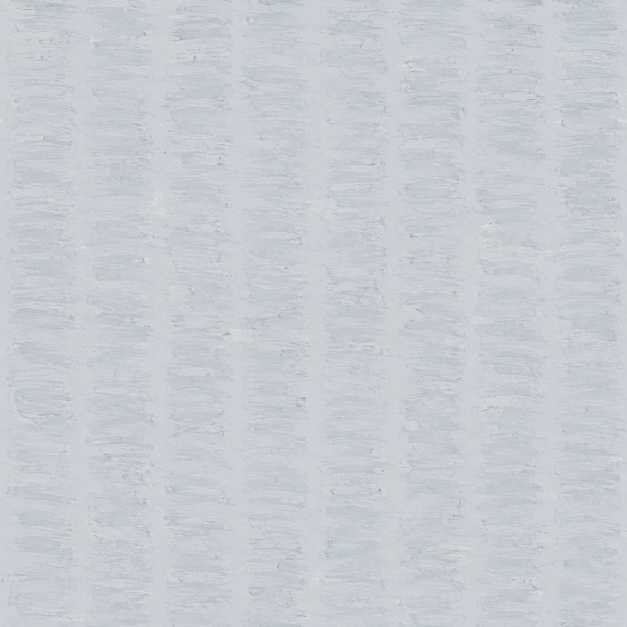
#> input picture design/references/env-backdrop-a/atlas-source.png, 1254 x 1254 px (shown at 1/2 size)
$ python profile-rubble-texture.py ../design/references/env-backdrop-a/atlas-source.png
#> lines starting #> are read from the running program, lines starting #| are printed output that depends on the picture
"""Read-only seam and perspective measurements. Requires Pillow and numpy."""
import argparse
import hashlib
import json
from pathlib import Path
import numpy as np
from PIL import Image

parser = argparse.ArgumentParser()
parser.add_argument('image')
parser.add_argument('--output')
args = parser.parse_args()
a = np.asarray(Image.open(args.image).convert('RGB'), dtype=float)
h, w, _ = a.shape
#> h = 1254; w = 1254
# Boundary pairs are compared channel-by-channel, without alignment or repair.
lr = float(np.abs(a[:, 0] - a[:, -1]).mean())
#> lr = 2.45
tb = float(np.abs(a[0] - a[-1]).mean())
#> tb = 5.31
luma = a @ np.array([.2126, .7152, .0722])
# Average horizontal power over 16 independent horizontal bands. Restrict to
# broad cobble structure (3..24 cycles per width); brush grain is not a stone.
periods = []
for band in np.array_split(luma, 16):
    centred = band - band.mean(axis=1, keepdims=True)
    power = (np.abs(np.fft.rfft(centred * np.hanning(w), axis=1)) ** 2).mean(axis=0)
    k = int(np.argmax(power[3:25])) + 3
    # Sub-bin peak position avoids turning a slow perspective drift into steps.
    p = np.log(np.maximum(power[k-1:k+2], 1e-12))
    offset = .5 * (p[0] - p[2]) / (p[0] - 2*p[1] + p[2])
    offset = float(np.clip(offset, -.5, .5))
    periods.append(float(w / (k + offset)))
#> this loop made 16 passes
#> (p, offset) on passes 1 to 12: ([13, 13.94, 13.06], 0.0186), ([12.31, 13.12, 12.09], -0.0607), ([12.75, 13.34, 12.63], -0.0451), ([12.41, 13.42, 12.36], -0.0108), ([12.67, 13.5, 12.78], 0.0369), ([12.44, 13.32, 12.56], 0.0361), ([12.35, 13.02, 12.16], -0.064), ([12.48, 13.61, 13.06], 0.171), ([12.79, 13.6, 12.77], -0.00604), ([12.88, 13.59, 12.53], -0.0971), ([12.46, 13.4, 12.59], 0.0364), ([12.62, 13.52, 12.6], -0.00752)
#> pass 1, `centred = band - band.mean(axis=1, keepdims=True)`:
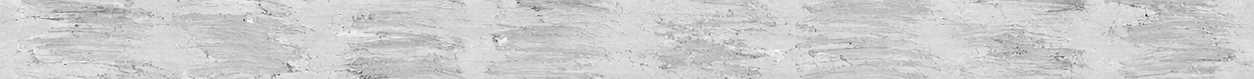
#> centred: shape (79, 1254) float64; min -92.47, max 22.37, mean 0; drawn with min black and max white
#> pass 2, `centred = band - band.mean(axis=1, keepdims=True)`:
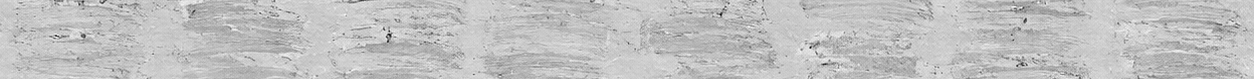
#> centred: shape (79, 1254) float64; min -64.49, max 20.71, mean 0; drawn with min black and max white
#> pass 3, `centred = band - band.mean(axis=1, keepdims=True)`:
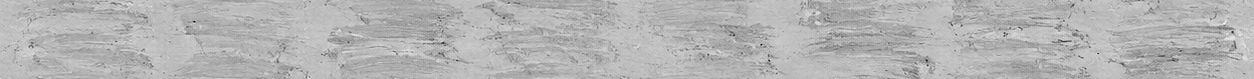
#> centred: shape (79, 1254) float64; min -70.12, max 29.13, mean 0; drawn with min black and max white
#> after the loop, periods = [156.4, 157.9, 157.6, 157, 156, 156, 158, 153.5, 156.9, 158.7, 156, 156.9, 157.2, 155.9, 154.9, 156.4]
x = np.linspace(0, 1, len(periods))
#> x = [0, 0.0667, 0.133, 0.2, 0.267, 0.333, 0.4, 0.467, 0.533, 0.6, 0.667, 0.733, 0.8, 0.867, 0.933, 1]
y = np.asarray(periods)
#> y has the same summary as periods
pairs = [(i,j) for i in range(len(y)) for j in range(i+1,len(y))]
#> pairs = 120 pairs, first value 0 to 14, second value 1 to 15
def trend(values):
    return float(np.median([(values[j]-values[i])/(x[j]-x[i]) for i,j in pairs]))
slope = trend(y)
#> slope = -1.04
fraction = float(slope / np.median(y))
#> fraction = -0.00665
rng = np.random.default_rng(1946)
permutations = 4096
p_value = (1 + sum(abs(trend(rng.permutation(y))) >= abs(slope) for _ in range(permutations))) / (permutations + 1)
#> p_value = 0.351
# Theil-Sen resists occasional harmonic switches. Reject a systematic trend
# at two-sided 1%, or a robust >10% end-to-end period change.
no_slope = p_value >= .01 and abs(fraction) < .10
#> no_slope = True
report = dict(image=args.image, sha256=hashlib.sha256(Path(args.image).read_bytes()).hexdigest(),
    width=w, height=h, edgeMeanAbsoluteRGB255=dict(leftRight=lr, topBottom=tb),
    spectral=dict(bands=16, frequencyRange=[3,24], periodsPx=periods,
        slopePixelsPerImageHeight=float(slope), relativeDrift=fraction,
        permutationP=p_value, permutations=permutations, pLimit=.01, relativeDriftLimit=.10),
    seamless=lr < 8 and tb < 8, noSpectralPeriodSlope=no_slope,
    accepted=lr < 8 and tb < 8 and no_slope)
#> report = 9 items
text = json.dumps(report, indent=2) + '\n'
if args.output: Path(args.output).write_text(text)
print(text)
#> (printed output is left out)
raise SystemExit(0 if report['accepted'] else 1)
#> (the program exits here)
